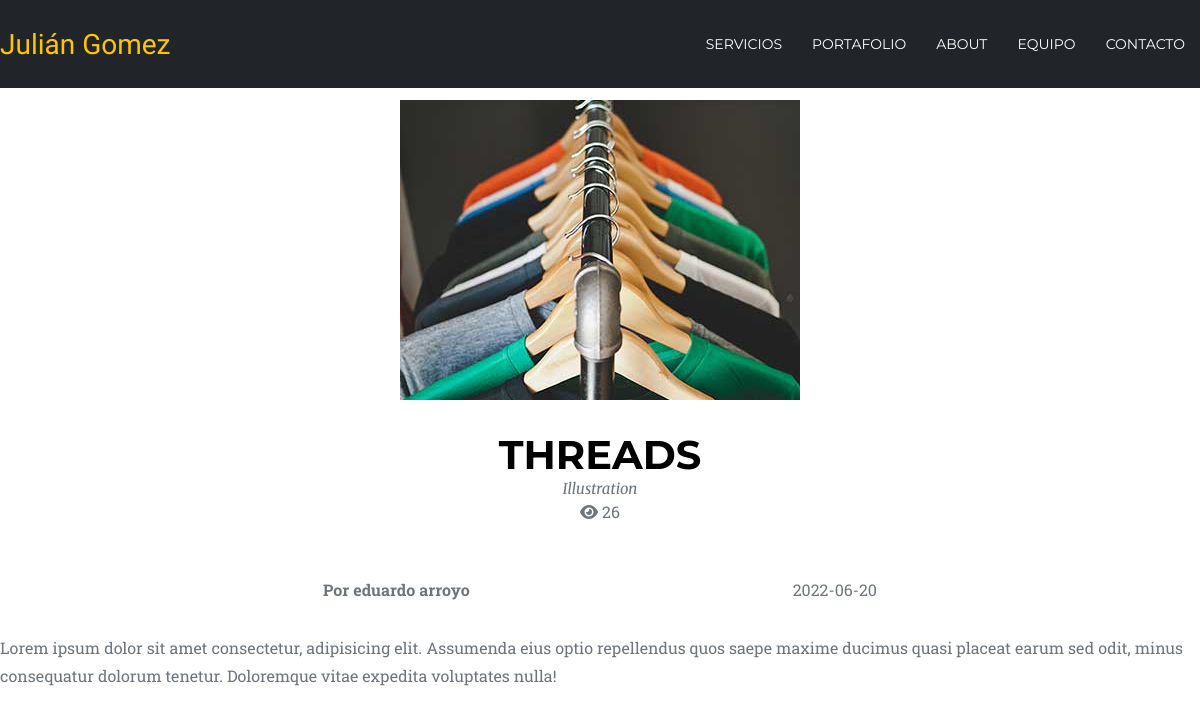
Page /portafolio.php?id=1 on the earlier database version.
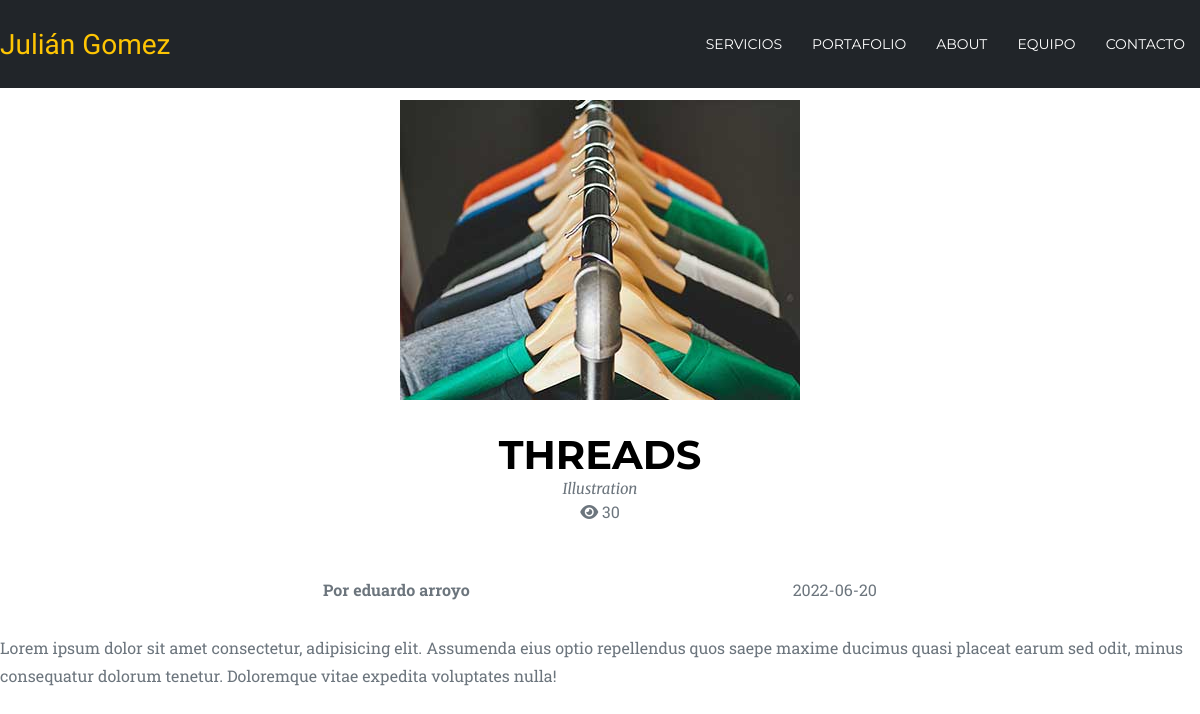
Same page on the later database version.
### tables this page shows
CREATE TABLE `portafolio` (
  `port_id` int(10) UNSIGNED NOT NULL,
  `port_titulo` varchar(20) NOT NULL,
  `port_subtitulo` varchar(20) NOT NULL,
  `port_img` text NOT NULL,
  `port_contenido` text NOT NULL,
  `port_fecha` date NOT NULL,
  `port_user_id` int(11) NOT NULL,
  `port_status` varchar(20) DEFAULT NULL,
  `port_vistas` int(11) DEFAULT 0
);

CREATE TABLE `usuarios` (
  `user_id` int(10) UNSIGNED NOT NULL,
  `user_nombres` varchar(255) NOT NULL,
  `user_apellidos` varchar(255) NOT NULL,
  `user_email` varchar(255) NOT NULL,
  `user_img` text DEFAULT NULL,
  `user_pass` varchar(255) NOT NULL,
  `user_token` text DEFAULT NULL,
  `user_status` tinyint(4) DEFAULT 0 COMMENT 'status 0: ususario no activado, status 1: usuario activado',
  `user_rol` varchar(50) NOT NULL DEFAULT 'suscriptor'
);

### resources/controllers/helpers.php (called while the page is built, shortened)
<?php
    function query($consulta){
        global $conexion;
        return mysqli_query($conexion, $consulta);
    }
    function fetch_array($query){
        return mysqli_fetch_array($query);
    }
    function limpiar_string($str){
        global $conexion;
        return mysqli_real_escape_string($conexion, $str);
    }
            ?>

### resources/controllers/portafolioController.php (called while the page is built, shortened)
<?php
    function get_portafolio_individual(){
        if(isset($_GET['id'])){
            $port_id = limpiar_string(trim($_GET['id']));
            $query = query("UPDATE portafolio SET port_vistas = port_vistas + 1 WHERE port_id = {$port_id}");
            $query = query("SELECT * FROM portafolio a INNER JOIN usuarios b ON a.port_user_id = b.user_id WHERE a.port_id = {$port_id}");
            return fetch_array($query);
        }
    }
?>

### public/portafolio.php (the view, shortened to what this page needs)
<?php include(VIEW_FRONT . DS . "head.php"); ?>
<?php include(VIEW_FRONT . DS . "header_port.php"); ?>
    <?php $fila = get_portafolio_individual(); ?>
    <section class="portafolio pt-10">
        <div class="portafolio__contenedor contenedor">
            <img src="img/portafolio/<?php echo $fila['port_img'] ?>" alt="" class="block-center">
            <h2 class="text-center titulo-n2 mt-3"><?php echo $fila['port_titulo']; ?></h2>
            <p class="descri-n2 text-center"><?php echo $fila['port_subtitulo']; ?></p>
            <p class="descri-n3 text-center">
                <i class="fa-solid fa-eye"></i> <?php echo $fila['port_vistas']; ?>
            </p>
            <div class="d-flex justify-evenly mt-5">
                <div class="descri-n3"><strong>Por <?php echo $fila['user_nombres'] . " " . $fila['user_apellidos']; ?></strong></div>
                <div class="descri-n3"><?php echo $fila['port_fecha']; ?></div>
            </div>
            <p class="descri-n3 mt-3"><?php echo $fila['port_contenido']; ?></p>
        </div>
    </section>
<?php include(VIEW_FRONT . DS . "footer.php"); ?>

Differences in the rows shown:
changed portafolio "THREADS": port_vistas "26" → "30"
